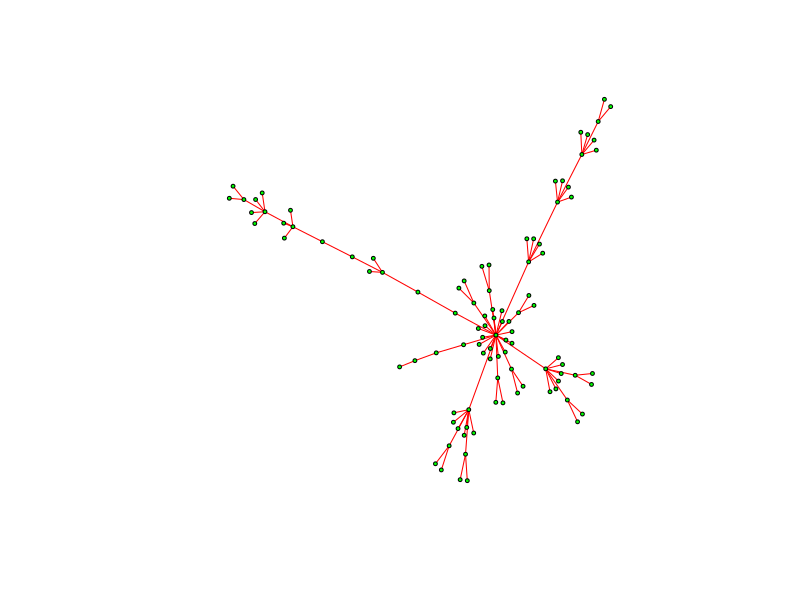

Here is the R script that generated this plot:
## ---- chunk 1
library(igraph) |> suppressPackageStartupMessages()
library(ggplot2) |> suppressPackageStartupMessages()
#
# Main to generate a network with a multiplicative process and preferential attachment
#
# Model I
N_it <- 2  # Number of iterations
m <- 2     # Multiplicative factor 
e <- 0.8   # probability 
nn_list <- list() 
# Initialization of the starting graph as a star 
g <- make_graph(~ 1--2, 1--3, 1--4, 1--5)
diameter <- list()
numberNodes <- list()
#
# loop over the number of iterations 
for(t in 1:N_it) { 
  V(g)$old <- TRUE
  V(g)$busy <- TRUE
  V(g)$done <- FALSE
  degree_sequence <- degree(g)
  for( s in (1:vcount(g) ) ) {
  nn_list[[length(nn_list) + 1]] <- as_ids(neighbors(g, s, mode = c( "all")))
  }
  # MODE I
  for (node in 1:vcount(g)) {
    vcount(g)
    node_degree <- degree(g, v = node)
    mk = m*node_degree
    for( j in seq(1:mk)){
      g <- add.vertices(g, nv = 1, old = FALSE, done = TRUE, busy = FALSE, name = vcount(g) + 1)
      new_node <- vcount(g)
      # connection with child nodes 
      g <- add_edges(g, edges = c(node, new_node ))
    }
  }
  # loop over all the nodes
  for(v1 in 1:vcount(g)) { 
    # CHECK -- If the node already exists in the previous iteration
    if(V(g)$old[v1] == TRUE) { 
      # loop over its old neighbors
      for(old_nei in nn_list[[v1]]) { 
        # CHECK -- If the old node's neighbors have not already been considered
        if (V(g)$done[as.integer(old_nei)] == FALSE) { 
          # introduction of stochasticity
          random <- runif(1)
          if (random > e) {
            # MODE II 
            del_edge <- get.edge.ids(g, c(as.integer(v1), as.integer(old_nei)))
            g <- delete_edges(g, as.integer(del_edge))
            # connection between child nodes 
            nn_v1 <- as_ids(neighbors(g, v1, mode = c( "all")))
            nn_old_nei <- as_ids(neighbors(g, old_nei, mode = c( "all")))
            random_son_v1 <- sample(1:length(nn_v1), 1)
            random_son_old_nei <- sample(1:length(nn_old_nei), 1)
            # a node cannot be chosen 2 times 
            while(V(g)$busy[as.integer(nn_v1[random_son_v1])] == TRUE) {
                random_son_v1 <- sample(1:length(nn_v1), 1)
            }
            while(V(g)$busy[as.integer(nn_old_nei[random_son_old_nei])] == TRUE) {
                random_son_old_nei <- sample(1:length(nn_old_nei), 1)
            }
            # adding the connection between child nodes 
            g <- add_edges(g, edges = c(nn_v1[random_son_v1], nn_old_nei[random_son_old_nei]))
            # set the busy = TRUE to avoid multiple connections 
            V(g)$busy[as.integer(nn_v1[random_son_v1])] <- TRUE
            V(g)$busy[as.integer(nn_old_nei[random_son_old_nei])] <- TRUE
          }
        }
      }
      V(g)$done[v1] <- TRUE
    } 
  }
  nn_list <- NULL
  # Saving some useful qualities 
  diameter <- append(diameter, length(get_diameter(g)))
  numberNodes <- append(numberNodes, vcount(g))
}
## ---- chunk 2
plot(g, 
     vertex.label=NA, 
     vertex.color="green",
     vertex.size=2,
     edge.color="red",
     edge.width=1)
## ---- chunk 3
# Dual graph 
lb_max <- 5 # maximum value of the box radius 
N_box <- c() 
for (lb in 1:lb_max){
  # initializtion of the dual graph 
  h <- delete_edges(g, E(g))
  for (v1 in (1:vcount(h))){
    nn <- neighbors(graph = h, v = v1)
    for (v2 in (1:vcount(h))){
      shortest_path <- shortest_paths(g, from = v1, to = v2)$vpath[[1]]
      dist_ij <- length(shortest_path)
      # CHECK - if the distanze between nodes is smaller than the size of the box
      if((dist_ij > lb) && !(v2 %in% nn )) {
        h <- add_edges(h, edges = c(v1, v2))
      }
    }
  }
  # Box covering: greedy-color 
  # set a NULL(-1) color for each node 
  color <- rep(-1, vcount(h)) # list containing the color of each node 
  B <- lapply(1:vcount(h), function(i) neighborhood(h, order = 1, nodes = i))
  color[1] <- 0 
  palette <- 0:(vcount(h)-1) # list of all available colors
  #
  for (v in V(g)){
    v <- as.numeric(v)
    # the first node has to be skipped 
    if (v == 1){
      next
    }
    else{
      # Assign the smallest available color that has not yet been picked by its neighbors. 
      neig <- B[[v]][[1]][-1]
      col_neig <- color[neig] 
      minimum <- min(palette[!(palette %in% col_neig)])  
      color[v] <- minimum
    }
  }
  # 
  N_box <- append(N_box, max(color) + 1)
}
